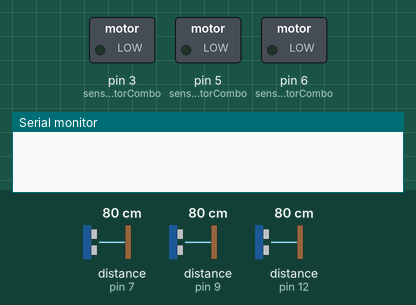
The sketch below on a simulated Arduino Nano, built with avr-gcc and run on an emulated ATmega328P. On the bench: switched loads named in the sketch (green lamp = pin HIGH), the last lines printed to the serial monitor. Wiring (inferred from the names in the program): 3 × ultrasonic range finder: trigger pin 8, echo pin 7 / trigger pin 10, echo pin 9 / trigger pin 11, echo pin 12. The inputs (shaded band) are chosen by the test bench; at power-on: distance to the obstacle (sensors on pin 7, pin 9, pin 12) 80 cm. The echo pulse lasts 58.3 µs per cm; pins used as bus, display or sensor lines are not drawn.

Above: at 1.2 s.
1.3 s: distance to the obstacle (sensor on pin 7) set to 2 cm
At 2.1 s:
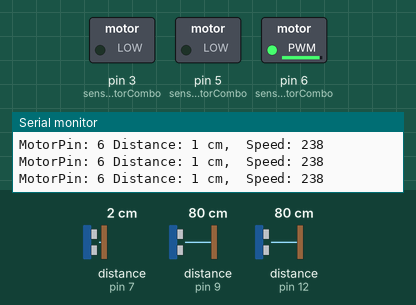
2.9 s: distance to the obstacle (sensor on pin 9) set to 2 cm
At 3.9 s:
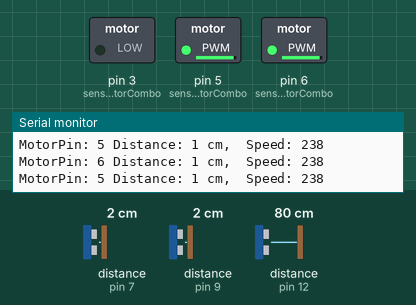
4.4 s: distance to the obstacle (sensor on pin 12) set to 2 cm
At 5.6 s:
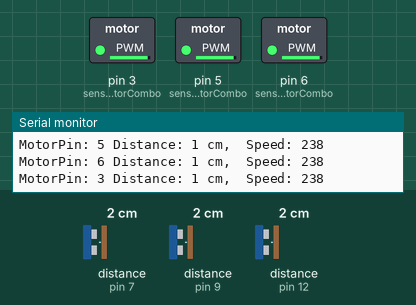
6.1 s: distance to the obstacle (sensor on pin 7) set to 120 cm
At 6.7 s:
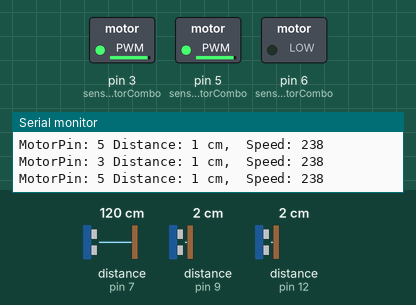
7.8 s: distance to the obstacle (sensor on pin 12) set to 299 cm
At 9.2 s:
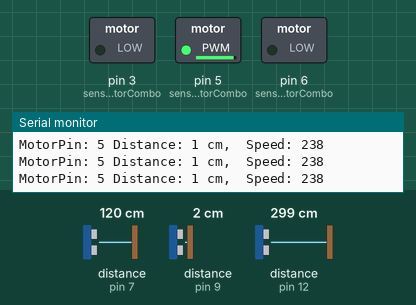
9.5 s: distance to the obstacle (sensor on pin 7) set to 27 cm
11.0 s: distance to the obstacle (sensor on pin 7) set to 23 cm
At 12.3 s:
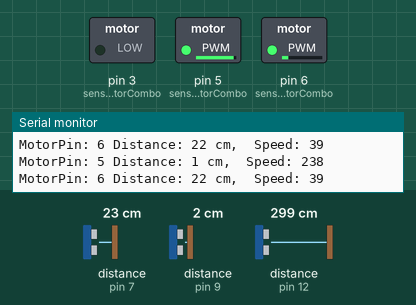
Timing chart, 0 to 13.6 s (numbered marks = the images above; inputs shaded):
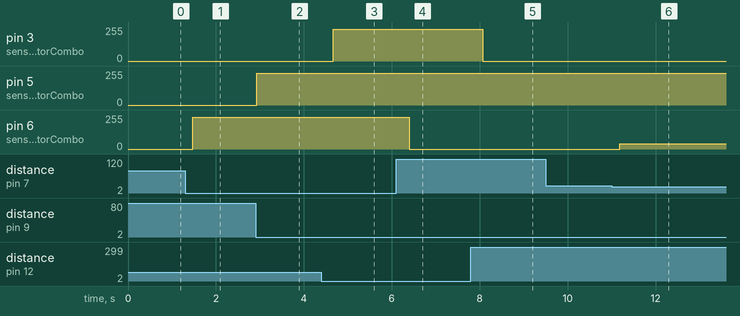

Measured:
- after the input at 1.3 s, pin 6 (sensorMotorCombo): 0/255 → 238/255 after 0.17 s
- after the input at 2.9 s, pin 5 (sensorMotorCombo): 0/255 → 238/255 at once
- after the input at 4.4 s, pin 3 (sensorMotorCombo): 0/255 → 238/255 after 0.27 s
- after the input at 6.1 s, pin 6 (sensorMotorCombo): 238/255 → 0/255 after 0.30 s
- after the input at 7.8 s, pin 3 (sensorMotorCombo): 238/255 → 0/255 after 0.27 s
- after the input at 11.0 s, pin 6 (sensorMotorCombo): 0/255 → 39/255 after 0.19 s

The sketch:

distanceSensorWithMultiMotors.ino
```cpp
//red wire connects 5v on Nano to VCC on SR04
//brown wire connects SR04 to Ground
//Trigger pin of the SR04 sensor - green Jumper
//Echo pin of the SR04 sensor- yellow Jumper

//the nano can analogWrite to pins 3,5,6,9,10,11
//set up distance sensor pins
int sensorMotorCombo[3][3]={
  {11,  12, 3},  // Trigger pin for sensor0 = 11, echo pin for sensor0 = 12, motor for sensor0 = 3
  {10, 9, 5},    // Trigger pin for sensor1 = 10, echo pin for sensor1 = 9, motor for sensor1 = 5
  {8, 7, 6}     // Trigger pin for sensor2 = 8, echo pin for sensor2 = 7, motor for sensor2 = 6
};

int arrSize = sizeof(sensorMotorCombo)/sizeof(int); //cluge because you can't do array.length in c

//data manipulation variables
long duration, cm;
int farthestDistance = 25; //this is in cm - we will use this distance to map the values for analogWrite
int closestDistance = 5; //this is in cm - this is the closest we want to read from the sensor
int motorSpeed = 0; // variable to hold map function data

void setup() {
  //Serial Port begin
  Serial.begin (9600);

  //Define inputs and outputs
  pinMode(sensorMotorCombo[0][0], OUTPUT); //pin 11 (trigger pin) is output
  pinMode(sensorMotorCombo[0][1], INPUT); //pin 12 (echo pin) is input

  pinMode(sensorMotorCombo[1][0], OUTPUT); //pin 10 (trigger pin) is output
  pinMode(sensorMotorCombo[1][1], INPUT); //pin 9 (echo pin) is input

  pinMode(sensorMotorCombo[2][0], OUTPUT); //pin 8 (trigger pin) is output
  pinMode(sensorMotorCombo[2][1], INPUT); //pin 7 (echo pin) is input

}

void loop()
{
  for (int i = 0; i<3; i++){ //arrSize is the size of the array calculated above. It is equivolent of array.length

    cm = getDistanceFromSensor(i); //get distance information from sensor/motor combo 0

    writeMotor(cm, sensorMotorCombo[i][2]); //buzz motor based on cm

    delay(100);
  }

}//end of loop

long getDistanceFromSensor(int sensorNumber){
  // The sensor is triggered by a HIGH pulse of 10 or more microseconds.
  // Give a short LOW pulse beforehand to ensure a clean HIGH pulse:
  digitalWrite(sensorMotorCombo[sensorNumber][0], LOW);
  delayMicroseconds(5);
  digitalWrite(sensorMotorCombo[sensorNumber][0], HIGH);
  delayMicroseconds(10);
  digitalWrite(sensorMotorCombo[sensorNumber][0], LOW);

  // Read the signal from the sensor: a HIGH pulse whose
  // duration is the time (in microseconds) from the sending
  // of the ping to the reception of its echo off of an object.
  pinMode(sensorMotorCombo[sensorNumber][1], INPUT);
  duration = pulseIn(sensorMotorCombo[sensorNumber][1], HIGH);

  // convert the time into a distance
  long tempCm = (duration/2) / 29.1;
  return tempCm;
}


void writeMotor(long dist, int motorToWrite){

    //vibrate the motor based on dist (value is in cm)
    //if statement keeps motor from vibrating if sensor senses beyond farthestDistance
  if (dist < farthestDistance){
      motorSpeed = map(dist, closestDistance, farthestDistance, 200, 10);

      Serial.print("MotorPin: ");
      Serial.print(motorToWrite);
      Serial.print(" Distance: ");
      Serial.print(dist);
      Serial.print(" cm, ");
      Serial.print(" Speed: ");
      Serial.print(motorSpeed);
      Serial.println();

      analogWrite(motorToWrite, motorSpeed); //send the instructions to the motor
  }else{
    analogWrite(motorToWrite, 0);    //turn the motor off
  }

}//end of writeMotor function
```
